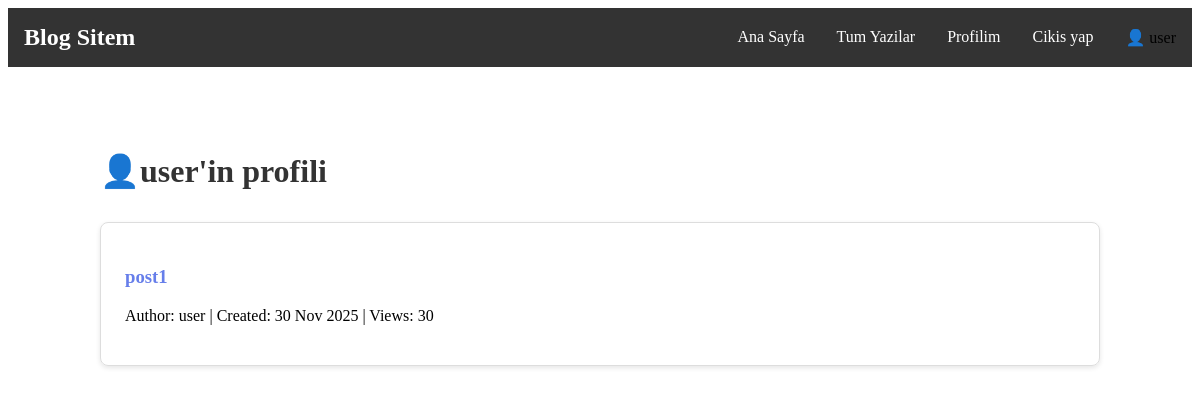
The page /profile/ (signed in) on the database as committed earlier.
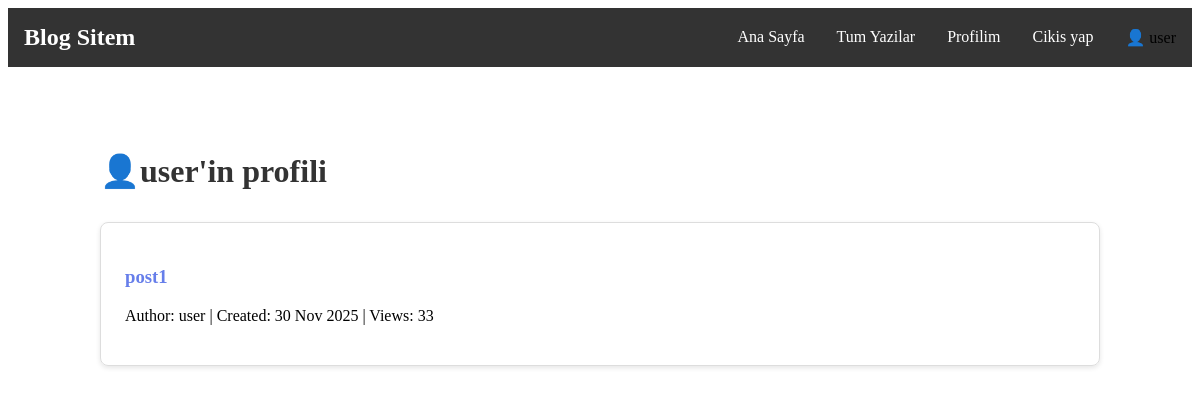
The same page on the database as committed later.
### base/models.py (models this page shows, shortened)
class Post(models.Model):
    title = models.CharField(max_length=200)
    slug = models.SlugField(unique=True, blank=True)
    author = models.ForeignKey(User, on_delete=models.CASCADE, related_name='blog_posts')
    content = models.TextField()
    excerpt = models.TextField(max_length=300, blank=True)
    category = models.ForeignKey(Category, on_delete=models.SET_NULL,null=True, blank=True, related_name='posts')
    image = models.ImageField(upload_to='blog_images/', blank=True, null=True)
    created_at = models.DateTimeField(auto_now_add=True)
    updated_at = models.DateTimeField(auto_now=True)
    published = models.BooleanField(default=False)
    views = models.IntegerField(default = 0)
    class Meta:
        ordering = ['-created_at']

### base/views.py (the view)
# urls.py: path('profile/', views.profile, name='profile'),
def profile(request):
    if request.user.is_authenticated:
        user_posts = Post.objects.filter(author=request.user)
        user = request.user
        context = {
            'user_posts': user_posts,
            'user': user
        }
    else:
        context = {}
    return render(request, 'base/profile.html', context)

### base/templates/base/profile.html
{% extends 'base/main.html' %}
{% block content %}
    <div style="max-width: 1000px; margin: 0 auto; padding: 2rem ">
        <h1 style="color: #333; margin-bottom: 2rem">👤{{ user.username }}'in profili</h1>
        {% if user_posts %}
            {% for user_post in user_posts %}
                <div style="border: 1px solid #ddd; padding: 1.5rem; margin-bottom: 1rem; border-radius: 8px;box-shadow: 0 2px 5px rgba(0,0,0,0.1);">
                    <h3 style="">
                        <a style="text-decoration: none; color: #667eea"
                           href="{% url 'post' user_post.slug %}">
                            {{ user_post.title }}
                        </a>
                    </h3>
                    <p>
                        Author: {{ user_post.author }} |
                        Created: {{ user_post.created_at|date:'d M Y' }} |
                        Views: {{ user_post.views }}
                    </p>
                </div>
            {% endfor %}
        {% else %}
            <p style="text-align: center; padding: 2rem; color: #999; font-size: 1.1rem; background: #f5f5f5; border-radius: 8px;">
                📝 Henüz yazı yazmadınız
            </p>
        {% endif %}
    </div>
{% endblock %}

Rows that differ between the two databases and show on the page:
changed Post "post1": views "30" → "33"
